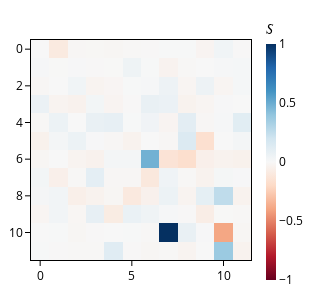

The cell this chart's notebook holds for it:
### Code cell
pu.plot_attn(h.normalise_tensor(s_attn_denoising), labels, image_dir / "symbolic_denoising.png")

### Figure 1 — Plotly figure (JSON) as saved in the notebook; plotly's stock layout.template omitted (floating-point values rounded to 4 significant figures; data arrays with more than 128 entries replaced by an {"elided": "..."} marker saying what was removed)
{"data": [{"coloraxis": "coloraxis", "hovertemplate": "Head: %{x}<br>Layer: %{y}<br>color: %{z}<extra></extra>", "name": "0", "type": "heatmap", "xaxis": "x", "yaxis": "y", "z": {"elided": "12x12 float values"}}], "layout": {"coloraxis": {"cmid": 0, "colorbar": {"len": 1, "lenmode": "fraction", "thickness": 10, "thicknessmode": "pixels", "title": {"text": "𝑆"}}, "colorscale": [[0, "rgb(103,0,31)"], [0.1, "rgb(178,24,43)"], [0.2, "rgb(214,96,77)"], [0.3, "rgb(244,165,130)"], [0.4, "rgb(253,219,199)"], [0.5, "rgb(247,247,247)"], [0.6, "rgb(209,229,240)"], [0.7, "rgb(146,197,222)"], [0.8, "rgb(67,147,195)"], [0.9, "rgb(33,102,172)"], [1, "rgb(5,48,97)"]]}, "font": {"color": "black", "size": 12}, "height": 300, "margin": {"b": 10, "l": 10, "r": 10, "t": 10}, "title": {"font": {"size": 14}}, "width": 300, "xaxis": {"anchor": "y", "constrain": "domain", "domain": [0, 1], "linecolor": "black", "linewidth": 1, "mirror": true, "scaleanchor": "y", "showline": true, "tickcolor": "black", "ticks": "outside", "tickwidth": 1, "title": {}}, "yaxis": {"anchor": "x", "autorange": "reversed", "constrain": "domain", "domain": [0, 1], "linecolor": "black", "linewidth": 1, "mirror": true, "showline": true, "tickcolor": "black", "ticks": "outside", "tickwidth": 1, "title": {}}}}
